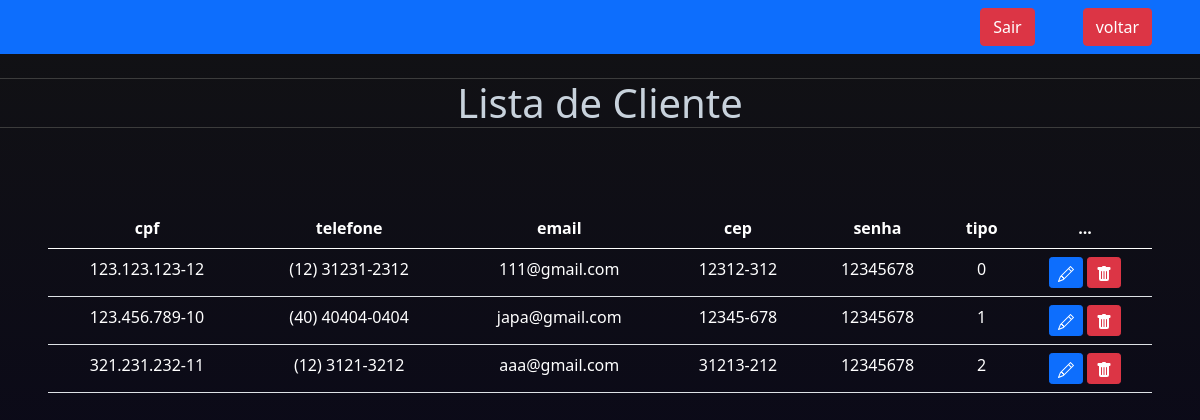
The page /listacliente.php on the database its author committed.
### tables this page shows
CREATE TABLE `cliente` (
  `cpf` varchar(14) NOT NULL,
  `telefone` varchar(16) DEFAULT NULL,
  `email` varchar(80) NOT NULL,
  `cep` varchar(9) NOT NULL,
  `senha` varchar(80) NOT NULL,
  `tipo` int(11) NOT NULL DEFAULT 0
);

### listacliente.php (the view, shortened to what this page needs)
<?php
include_once('config.php');
$searchTerm = isset($_GET['search']) ? $_GET['search'] : '';
$sql = "SELECT *
        FROM cliente
        WHERE cpf LIKE '%$searchTerm%'
        OR email LIKE '%$searchTerm%'";
$result = $conexao->query($sql);
?>
<!DOCTYPE html>
<html lang="pt-br">
<head>
    <link rel="stylesheet" href="css/style.css">
    <link href="https://cdn.jsdelivr.net/npm/bootstrap@5.0.2/dist/css/bootstrap.min.css" rel="stylesheet">
</head>
<body>
<nav class="navbar navbar-expand-lg navbar-dark bg-primary">
    <div class="d-flex">
        <a href="sair.php" class="btn btn-danger me-5">Sair</a>
        <a href="adm.php" class="btn btn-danger me-5">voltar</a>
    </div>
</nav>
<br>
<?php
echo "<h1>Lista de Cliente</h1>";
?>
<br>
    <div class="m-5">
        <table class="table text-white table-bg">
            <thead>
                <tr>
                    <th scope="col">cpf</th>
                    <th scope="col">telefone</th>
                    <th scope="col">email</th>
                    <th scope="col">cep</th>
                    <th scope="col">senha</th>
                    <th scope="col">tipo</th>
                    <th scope="col">...</th>
                </tr>
            </thead>
            <tbody>
                <?php
                    while($user_data = mysqli_fetch_assoc($result)) {
                        echo "<tr>";
                        echo "<td>".$user_data['cpf']."</td>";
                        echo "<td>".$user_data['telefone']."</td>";
                        echo "<td>".$user_data['email']."</td>";
                        echo "<td>".$user_data['cep']."</td>";
                        echo "<td>".$user_data['senha']."</td>";
                        echo "<td>".$user_data['tipo']."</td>";
                        echo "<td>
                        <a class='btn btn-sm btn-primary' href='edit.php?cpf=$user_data[cpf]' title='Editar'>
                            <svg xmlns='http://www.w3.org/2000/svg' width='16' height='16' fill='currentColor' class='bi bi-pencil' viewBox='0 0 16 16'>
                                <path d='M12.146.146a.5.5 0 0 1 .708 0l3 3a.5.5 0 0 1 0 .708l-10 10a.5.5 0 0 1-.168.11l-5 2a.5.5 0 0 1-.65-.65l2-5a.5.5 0 0 1 .11-.168l10-10zM11.207 2.5 13.5 4.793 14.793 3.5 12.5 1.207 11.207 2.5zm1.586 3L10.5 3.207 4 9.707V10h.5a.5.5 0 0 1 .5.5v.5h.5a.5.5 0 0 1 .5.5v.5h.293l6.5-6.5zm-9.761 5.175-.106.106-1.528 3.821 3.821-1.528.106-.106A.5.5 0 0 1 5 12.5V12h-.5a.5.5 0 0 1-.5-.5V11h-.5a.5.5 0 0 1-.468-.325z'/>
                            </svg>
                            </a>
                            <a class='btn btn-sm btn-danger' href='delete.php?cpf=$user_data[cpf]' title='Deletar'>
                                <svg xmlns='http://www.w3.org/2000/svg' width='16' height='16' fill='currentColor' class='bi bi-trash-fill' viewBox='0 0 16 16'>
                                    <path d='M2.5 1a1 1 0 0 0-1 1v1a1 1 0 0 0 1 1H3v9a2 2 0 0 0 2 2h6a2 2 0 0 0 2-2V4h.5a1 1 0 0 0 1-1V2a1 1 0 0 0-1-1H10a1 1 0 0 0-1-1H7a1 1 0 0 0-1 1H2.5zm3 4a.5.5 0 0 1 .5.5v7a.5.5 0 0 1-1 0v-7a.5.5 0 0 1 .5-.5zM8 5a.5.5 0 0 1 .5.5v7a.5.5 0 0 1-1 0v-7A.5.5 0 0 1 8 5zm3 .5v7a.5.5 0 0 1-1 0v-7a.5.5 0 0 1 1 0z'/>
                                </svg>
                            </a>
                            </td>";
                        echo "</tr>";
                    }
                    ?>
            </tbody>
        </table>
    </div>
</body>
</html>

### css/style.css (style rules this page uses)
body, * { margin: 0; }
body { background-image: linear-gradient(to top, rgb(11, 10, 24), rgb(18, 18, 20)); color: rgb(180, 190, 200); }
h1, h2, h4, h6 { text-align: center; color: rgb(200, 210, 220); }
h1 { border-top: 1px solid rgb(60, 60, 60); border-bottom: 1px solid rgb(60, 60, 60); margin-bottom: 5vh; }
a { color: rgb(160, 190, 220); text-decoration: none; text-align: center; }
::placeholder { color: rgb(180, 180, 180); }

### listacliente.php (style rules this page uses)
body { color: black 0.6; text-align: center; }
.table-bg { border-radius: 15px 15px 0 0; }

### rows shown on the page
cliente: cpf "123.123.123-12", telefone "(12) 31231-2312", email "111@gmail.com", cep "12312-312", senha "12345678", tipo "0"
cliente: cpf "123.456.789-10", telefone "(40) 40404-0404", email "japa@gmail.com", cep "12345-678", senha "12345678", tipo "1"
cliente: cpf "321.231.232-11", telefone "(12) 3121-3212", email "aaa@gmail.com", cep "31213-212", senha "12345678", tipo "2"
